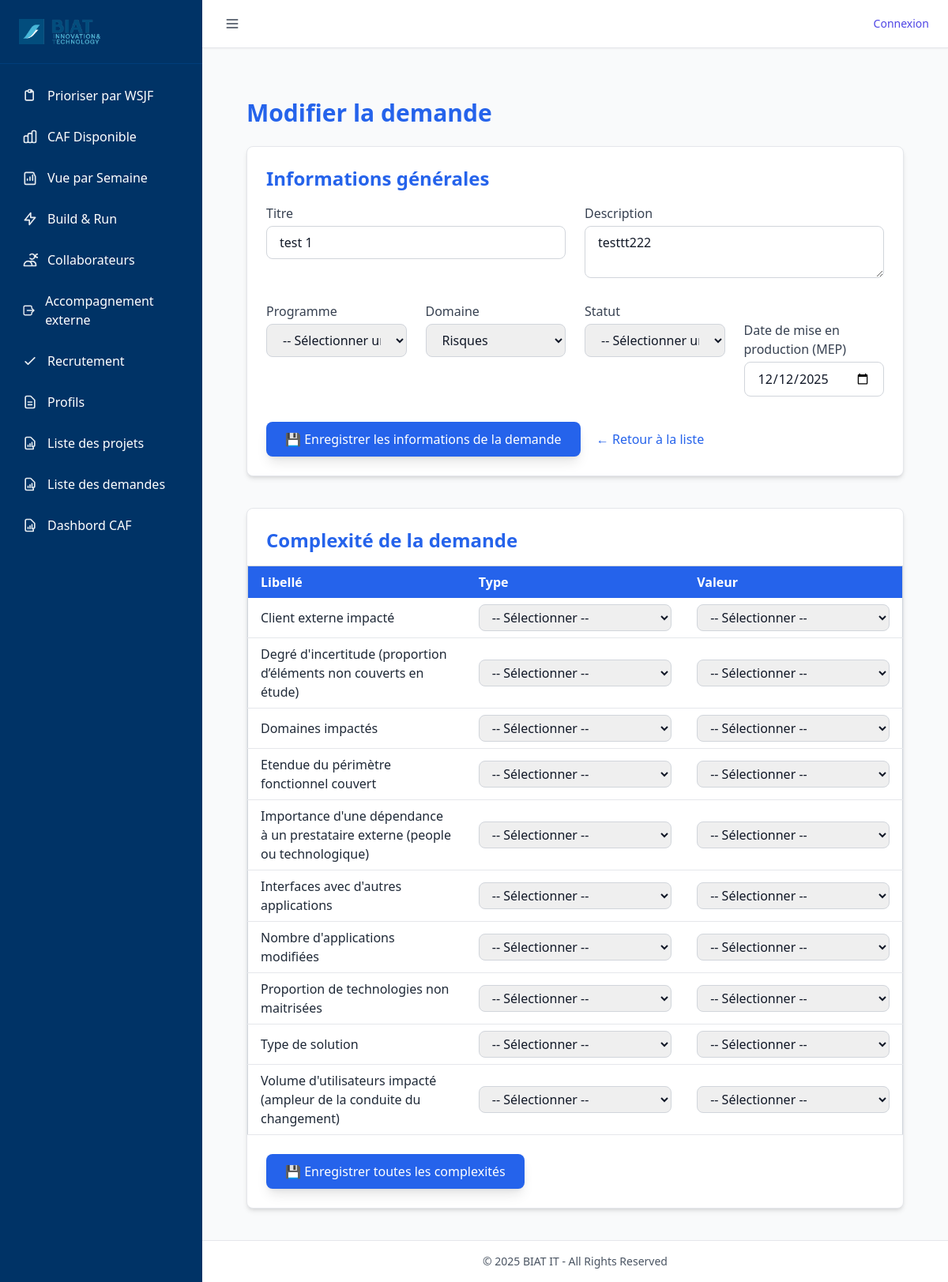
The page /projet/modifier_demande/226 on the database its author committed.
### tables this page shows
CREATE TABLE "Projet" (
	"id"	INTEGER,
	"ref_opg"	NUMERIC,
	"titre_projet"	NVARCHAR(200),
	"description"	NVARCHAR(300),
	"id_release"	INTEGER,
	"id_programme"	INTEGER,
	"score_complexite"	NUMERIC,
	"date_mep"	DATE,
	"retenue"	INTEGER,
	"idate"	DATE,
	"iuser"	INTEGER,
	"uuser"	INTEGER,
	"udate"	DATE,
	"id_domaine"	INTEGER,
	"id_categorie"	INTEGER,
	"id_statut"	INTEGER, estimation_jh REAL DEFAULT 0,
	PRIMARY KEY("id" AUTOINCREMENT),
	FOREIGN KEY("id_categorie") REFERENCES "categorie"("id"),
	FOREIGN KEY("id_domaine") REFERENCES "domaines"("id"),
	FOREIGN KEY("id_programme") REFERENCES "Programme"("id"),
	FOREIGN KEY("id_statut") REFERENCES "Statut"("id")
);

CREATE TABLE domaines (
    id INTEGER PRIMARY KEY AUTOINCREMENT,
    nom TEXT NOT NULL UNIQUE,
    description TEXT,
    coefficient REAL DEFAULT 1,
    idate DATETIME DEFAULT CURRENT_TIMESTAMP,
    iuser TEXT,
    uuser TEXT,
    udate DATETIME
);

### routes/projet_routes.py (the view, shortened to what this page needs)
@projet_bp.route("/modifier_demande/<projet_id>", methods=["GET", "POST"])
def modifier_demande(projet_id):
    conn = get_db()
    cur = conn.cursor()
    demande = query_db("SELECT * FROM Projet WHERE id = ?", [projet_id], one=True)
    if not demande:
        flash("❌ Demande introuvable.", "error")
        return redirect(url_for("projet.liste_demandes"))
    ancien_domaine = demande["id_domaine"]
    ancien_score_complexite = demande["score_complexite"]
    programmes = query_db("SELECT id, nom FROM programme ORDER BY nom")
    domaines = query_db("SELECT id, nom FROM domaines ORDER BY nom")
    categories = query_db("SELECT id, nom FROM categorie ORDER BY nom")
    statuts = query_db("SELECT id, nom FROM statut_demande ORDER BY nom")
    libelles_complexite = query_db("""
        SELECT DISTINCT libelle FROM complexite
        WHERE libelle IS NOT NULL AND libelle <> ''
        ORDER BY libelle
    """)
    complexites = []
    for l in libelles_complexite:
        lib = l["libelle"]
        valeur_existante = query_db("""
            SELECT c.id AS id_complexite, c.libelle, c.type_libelle, c.valeur_libelle
            FROM complexite_projet cp
            JOIN complexite c ON c.id = cp.id_complexite
            WHERE cp.id_projet = ? AND c.libelle = ?
            LIMIT 1
        """, [projet_id, lib], one=True)
        if valeur_existante:
            complexites.append(valeur_existante)
        else:
            complexites.append({
                "libelle": lib,
                "id_complexite": None,
                "type_libelle": None,
                "valeur_libelle": None
            })
    complexite_possibles = query_db("""
        SELECT DISTINCT libelle, id, type_libelle, valeur_libelle
        FROM complexite
        WHERE type_libelle IS NOT NULL AND type_libelle <> ''
        ORDER BY id
    """)
    dropdowns_complexite = {}
    for c in complexite_possibles:
        dropdowns_complexite.setdefault(c["libelle"], []).append(dict(c))
    return render_template(
        "modifier_demande.html",
        demande=demande,
        programmes=programmes,
        domaines=domaines,
        statuts=statuts,
        complexites=complexites,
        dropdowns_complexite=dropdowns_complexite,
    )

### utils/db_utils.py (called while the page is built)
def get_connection():
    conn = sqlite3.connect(
        DB_PATH,
        timeout=60,               # ⏱️ Patiente jusqu'à 60s avant "database is locked"
        check_same_thread=False
    )
    conn.row_factory = sqlite3.Row
    conn.execute("PRAGMA journal_mode=WAL;")      # Autorise les écritures concurrentes
    conn.execute("PRAGMA synchronous=NORMAL;")    # Bon compromis vitesse/sécurité
    conn.execute("PRAGMA foreign_keys = ON;")     # Active les clés étrangères
    conn.execute("PRAGMA busy_timeout = 60000;")  # Attend 60s avant d'abandonner une écriture
    return conn

def get_db():
    return get_connection()

def query_db(query, args=(), one=False, retries=3, delay=1):
    for attempt in range(retries):
        try:
            conn = get_connection()
            cur = conn.execute(query, args)
            rows = cur.fetchall()
            cur.close()
            conn.close()
            return (rows[0] if rows else None) if one else rows
        except sqlite3.OperationalError as e:
            if "locked" in str(e).lower() and attempt < retries - 1:
                time.sleep(delay)
                continue
            raise

### templates/modifier_demande.html (shortened to what this page needs)
{% extends "base.html" %}
{% block content %}
<div class="max-w-6xl mx-auto px-8 py-10">
  <h1 class="text-3xl font-bold mb-6 text-blue-600">Modifier la demande</h1>
  <form method="POST" class="bg-white shadow-md rounded-lg p-6 mb-10 border border-gray-200">
    <h2 class="text-2xl font-semibold text-blue-600 mb-4">Informations générales</h2>
    <div class="grid grid-cols-1 md:grid-cols-2 gap-6">
      <div>
        <label class="block font-medium text-gray-700 mb-1">Titre</label>
        <input type="text" name="titre" value="{{ demande.titre_projet }}"
               class="w-full border border-gray-300 rounded-lg px-4 py-2 focus:ring-blue-400 focus:border-blue-400">
      </div>
      <div>
        <label class="block font-medium text-gray-700 mb-1">Description</label>
        <textarea name="description" rows="2"
                  class="w-full border border-gray-300 rounded-lg px-4 py-2 focus:ring-blue-400 focus:border-blue-400">{{ demande.description }}</textarea>
      </div>
    </div>
    <div class="grid grid-cols-1 md:grid-cols-4 gap-6 mt-6">
      <div>
        <label class="block font-medium text-gray-700 mb-1">Programme</label>
        <select name="id_programme" onchange="loadPhasesProgramme()"
                class="w-full border border-gray-300 rounded-lg px-4 py-2 focus:ring-blue-400 focus:border-blue-400">
          <option value="">-- Sélectionner un programme --</option>
        </select>
      </div>
      <div>
        <label class="block font-medium text-gray-700 mb-1">Domaine</label>
        <select name="id_domaine"
                class="w-full border border-gray-300 rounded-lg px-4 py-2 focus:ring-blue-400 focus:border-blue-400">
          {% for d in domaines %}
            <option value="{{ d.id }}" {% if d.id == demande.id_domaine %}selected{% endif %}>
              {{ d.nom }}
            </option>
          {% endfor %}
        </select>
      </div>
      <div>
        <label class="block font-medium text-gray-700 mb-1">Statut</label>
        <select name="statut"
                class="w-full border border-gray-300 rounded-lg px-4 py-2 focus:ring-blue-400 focus:border-blue-400">
          <option value="">-- Sélectionner un statut --</option>
        </select>
      </div>
    <div class="mt-6">
      <label class="block font-medium text-gray-700 mb-1">Date de mise en production (MEP)</label>
      <input type="date" name="date_mep" value="{{ demande.date_mep or '' }}"
             class="border border-gray-300 rounded-lg px-4 py-2 focus:ring-blue-400 focus:border-blue-400">
    </div>
</div>
    <div class="mt-8">
      <button type="submit"
              class="bg-blue-600 hover:bg-blue-700 text-white px-6 py-2.5 rounded-lg shadow-lg">
        💾 Enregistrer les informations de la demande
      </button>
      <a href="{{ url_for('projet.liste_demandes') }}"
         class="ml-4 text-blue-600 hover:underline">← Retour à la liste</a>
    </div>
  </form>
  <form method="POST" action="{{ url_for('projet.update_all_complexites_demande', projet_id=demande.id) }}"
        class="bg-white shadow-md rounded-lg border border-gray-200 mt-10">
    <h2 class="text-2xl font-semibold text-blue-600 px-6 pt-6 mb-4">Complexité de la demande</h2>
    <table class="min-w-full border border-gray-300 rounded-lg mb-6">
      <thead class="bg-blue-600 text-white">
        <tr>
          <th class="px-4 py-2 text-left w-1/3">Libellé</th>
          <th class="px-4 py-2 text-left w-1/3">Type</th>
          <th class="px-4 py-2 text-left w-1/3">Valeur</th>
        </tr>
      </thead>
      <tbody>
        {% for comp in complexites %}
        <tr class="border-b hover:bg-gray-50">
          <td class="px-4 py-2 font-medium text-gray-800">{{ comp.libelle }}</td>
          <td class="px-4 py-2">
            <select id="type_c{{ loop.index }}" class="border border-gray-300 rounded-lg px-3 py-1 w-full"
                    onchange="updateComplexite('{{ loop.index }}')">
              <option value="">-- Sélectionner --</option>
            </select>
          </td>
          <td class="px-4 py-2">
            <select name="complexite_{{ comp.libelle }}" id="valeur_c{{ loop.index }}"
                    class="border border-gray-300 rounded-lg px-3 py-1 w-full">
              <option value="">-- Sélectionner --</option>
            </select>
          </td>
        </tr>
        {% endfor %}
      </tbody>
    </table>
    <div class="px-6 pb-6">
      <button type="submit"
              class="bg-blue-600 hover:bg-blue-700 text-white px-6 py-2.5 rounded-lg shadow-lg">
        💾 Enregistrer toutes les complexités
      </button>
    </div>
  </form>
</div>
{% endblock %}

### static/css/styles.css (style rules this page uses)
body { background-color: #f8f9fa; }

### rows shown on the page
Projet: titre "test 1", description "testtt222", id_domaine "Risques", date_mep "12/12/2025"

### other values the page prints
{{ comp.libelle }} "Client externe impacté" "Degré d'incertitude (proportion d’éléments non couverts en étude)" "Domaines impactés" "Etendue du périmètre fonctionnel couvert" "Importance d'une dépendance à un prestataire externe (people ou technologique)" "Interfaces avec d'autres applications" "Nombre d'applications modifiées" "Proportion de technologies non maitrisées" "Type de solution" "Volume d'utilisateurs impacté (ampleur de la conduite du changement)"
